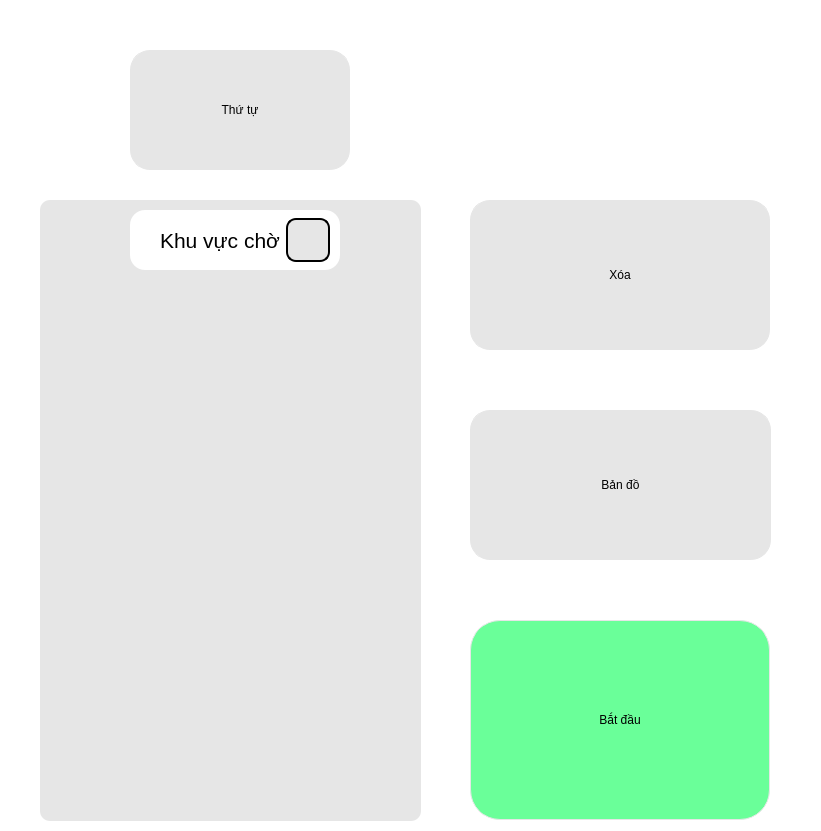
     <widget class="QFrame" name="frame_2">
      <property name="geometry">
       <rect>
        <x>1040</x>
        <y>90</y>
        <width>821</width>
        <height>831</height>
       </rect>
      </property>
      <property name="styleSheet">
       <string notr="true">background-color: rgb(255, 255, 255);
  border-radius: 20px;</string>
      </property>
      <property name="frameShape">
       <enum>QFrame::StyledPanel</enum>
      </property>
      <property name="frameShadow">
       <enum>QFrame::Raised</enum>
      </property>
      <widget class="QPushButton" name="btn_thu_tu">
       <property name="geometry">
        <rect>
         <x>130</x>
         <y>50</y>
         <width>220</width>
         <height>120</height>
        </rect>
       </property>
       <property name="styleSheet">
        <string notr="true">QPushButton#btn_thu_tu{
     border-radius: 20px;
	font: 75 28pt &quot;MS Shell Dlg 2&quot;;
	border: 1px solid rgb(230, 230, 230);
background-color: rgb(230, 230, 230);

}
QPushButton#btn_thu_tu:pressed{
background-color: qlineargradient(spread:pad, x1:0, y1:0, x2:1, y2:0, stop:0 rgba(58, 192, 255, 219), stop:1 rgba(58, 192, 255, 226));
padding-left :2px;
padding-top :2px;

	
}

</string>
       </property>
       <property name="text">
        <string>Thứ tự</string>
       </property>
       <property name="icon">
        <iconset>
         <normaloff>../../../.designer/images/list_flation.png</normaloff>../../../.designer/images/list_flation.png</iconset>
       </property>
       <property name="iconSize">
        <size>
         <width>50</width>
         <height>50</height>
        </size>
       </property>
      </widget>
      <widget class="QPushButton" name="btn_batdau_danduong">
       <property name="geometry">
        <rect>
         <x>470</x>
         <y>620</y>
         <width>300</width>
         <height>200</height>
        </rect>
       </property>
       <property name="toolTipDuration">
        <number>-8</number>
       </property>
       <property name="styleSheet">
        <string notr="true">QPushButton#btn_batdau_danduong{
    border-radius: 30px;
	font: 75 26pt &quot;MS Shell Dlg 2&quot;;
	border: 1px solid rgb(230, 230, 230);
	background-color: rgb(106, 255, 153);
/*border: 3px solid rgb(0, 0, 255);*/

}

QPushButton#btn_batdau_danduong:pressed{
padding-left :2px;
padding-top :2px;

	background-color: rgb(0, 230, 77);
}
QPushButton#btn_batdau_danduong:checked {
background-color: rgb(0, 230, 77);

}

</string>
       </property>
       <property name="text">
        <string>Bắt đầu</string>
       </property>
      </widget>
      <widget class="QPushButton" name="btn_them_bot">
       <property name="geometry">
        <rect>
         <x>470</x>
         <y>200</y>
         <width>300</width>
         <height>150</height>
        </rect>
       </property>
       <property name="styleSheet">
        <string notr="true">QPushButton#btn_them_bot{
    border-radius: 20px;
	font: 75 24pt &quot;MS Shell Dlg 2&quot;;
	border: 1px solid rgb(230, 230, 230);

	background-color: rgb(230,230,230);

}
QPushButton#btn_them_bot:pressed{
background-color: qlineargradient(spread:pad, x1:0, y1:0, x2:1, y2:0, stop:0 rgba(58, 192, 255, 219), stop:1 rgba(58, 192, 255, 226));
padding-left :2px;
padding-top :2px;
}

</string>
       </property>
       <property name="text">
        <string>Xóa</string>
       </property>
       <property name="icon">
        <iconset>
         <normaloff>../../../.designer/images/plus.png</normaloff>../../../.designer/images/plus.png</iconset>
       </property>
       <property name="iconSize">
        <size>
         <width>50</width>
         <height>50</height>
        </size>
       </property>
      </widget>
      <widget class="QPushButton" name="btn_ban_do">
       <property name="geometry">
        <rect>
         <x>470</x>
         <y>410</y>
         <width>301</width>
         <height>150</height>
        </rect>
       </property>
       <property name="styleSheet">
        <string notr="true">QPushButton#btn_ban_do{
    border-radius: 20px;
	font: 75 28pt &quot;MS Shell Dlg 2&quot;;
	border: 1px solid rgb(230, 230, 230);

	background-color: rgb(230,230,230);

}
QPushButton#btn_ban_do:hover{
background-color: qlineargradient(spread:pad, x1:0, y1:0, x2:1, y2:0, stop:0 rgba(58, 192, 255, 219), stop:1 rgba(58, 192, 255, 226));

}
QPushButton#btn_ban_do:pressed{
padding-left :2px;
padding-top :2px;

	background-color: rgb(58, 192, 240);
}
QPushButton#btn_ban_do:checked {
background-color: rgb(58, 192, 255);

}

</string>
       </property>
       <property name="text">
        <string>Bản đồ</string>
       </property>
       <property name="icon">
        <iconset>
         <normaloff>../../../.designer/images/map.png</normaloff>../../../.designer/images/map.png</iconset>
       </property>
       <property name="iconSize">
        <size>
         <width>50</width>
         <height>50</height>
        </size>
       </property>
      </widget>
      <widget class="QFrame" name="frame_thu_tu">
       <property name="geometry">
        <rect>
         <x>40</x>
         <y>200</y>
         <width>381</width>
         <height>621</height>
        </rect>
       </property>
       <property name="styleSheet">
        <string notr="true"> background-color: rgb(230, 230, 230);
 border-radius: 10px;</string>
       </property>
       <property name="frameShape">
        <enum>QFrame::StyledPanel</enum>
       </property>
       <property name="frameShadow">
        <enum>QFrame::Raised</enum>
       </property>
       <widget class="QListWidget" name="listWidget_ds">
        <property name="geometry">
         <rect>
          <x>20</x>
          <y>80</y>
          <width>341</width>
          <height>531</height>
         </rect>
        </property>
        <property name="styleSheet">
         <string notr="true">
 border-radius: 20px;
 background-color: rgb(230, 230, 230);
 font: 75 24pt &quot;MS Shell Dlg 2&quot;;</string>
        </property>
       </widget>
       <widget class="QCheckBox" name="checkBox_kvc">
        <property name="enabled">
         <bool>true</bool>
        </property>
        <property name="geometry">
         <rect>
          <x>90</x>
          <y>10</y>
          <width>210</width>
          <height>60</height>
         </rect>
        </property>
        <property name="minimumSize">
         <size>
          <width>0</width>
          <height>60</height>
         </size>
        </property>
        <property name="maximumSize">
         <size>
          <width>16777215</width>
          <height>30</height>
         </size>
        </property>
        <property name="font">
         <font>
          <pointsize>16</pointsize>
         </font>
        </property>
        <property name="layoutDirection">
         <enum>Qt::RightToLeft</enum>
        </property>
        <property name="styleSheet">
         <string notr="true">QCheckBox{
	background-color: rgb(255, 255, 255);
	border-radius: 15px;
}
QCheckBox:hover{
padding-left :2px;
padding-top :2px;

}
QCheckBox::indicator {
    
    border-radius: 10px; /* Đặt độ cong cho ô tích */
    width: 40px; /* Đặt chiều rộng của ô tích */
    height: 40px; /* Đặt chiều cao của ô tích */
	border: 2px solid rgb(0, 0, 0);
	position: absolute; /* Sử dụng position để định vị */
    top: 0; /* Di chuyển indicator lên phía trên */
left:10;
}

QCheckBox::indicator:unchecked{
	background-color: rgb(230, 230, 230);

}
QCheckBox::indicator:checked{
	
	
background-color: rgb(102, 217, 255);

}


</string>
        </property>
        <property name="text">
         <string>Khu vực chờ</string>
        </property>
        <property name="checkable">
         <bool>true</bool>
        </property>
        <property name="checked">
         <bool>false</bool>
        </property>
        <property name="autoRepeat">
         <bool>false</bool>
        </property>
       </widget>
      </widget>
     </widget>
